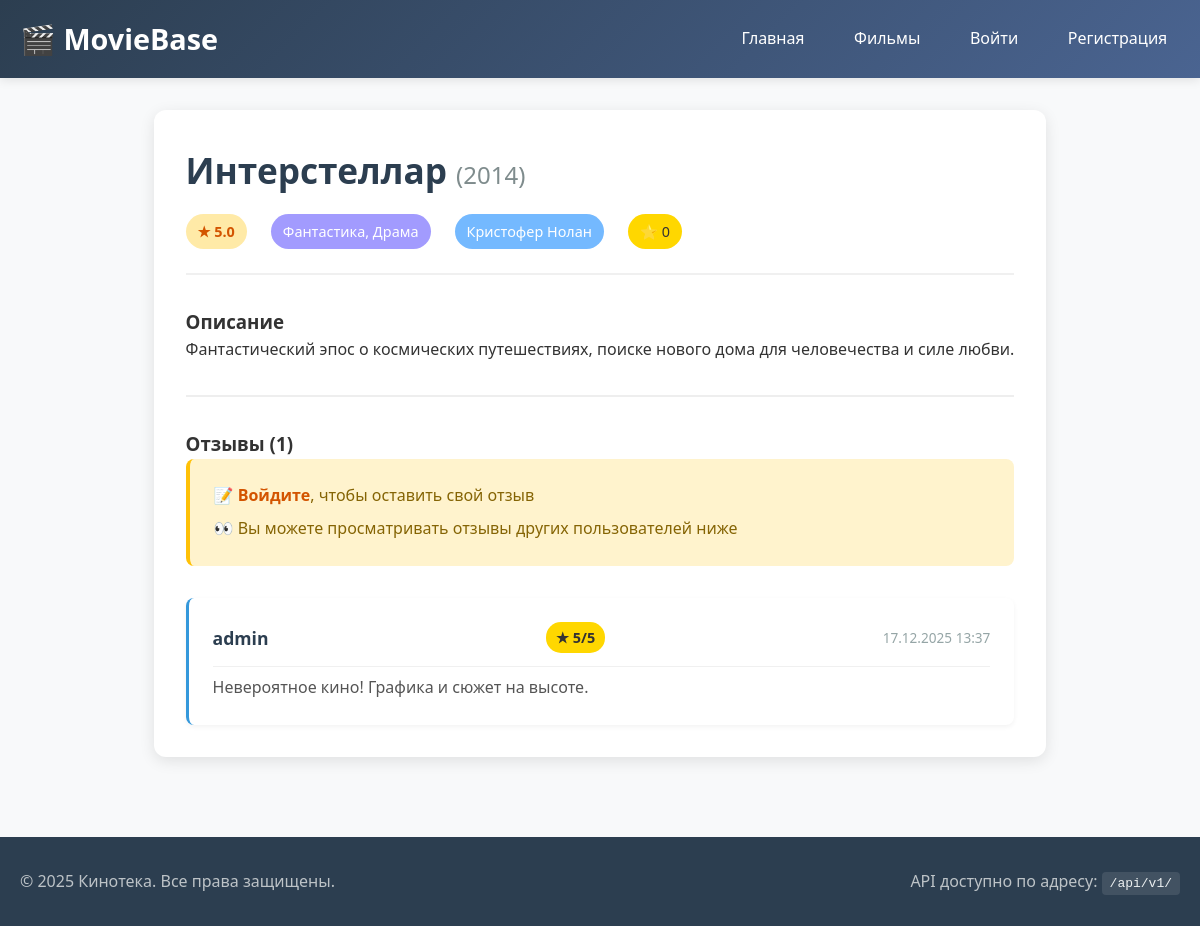
/movie/1, run on an earlier commit of the app's database.
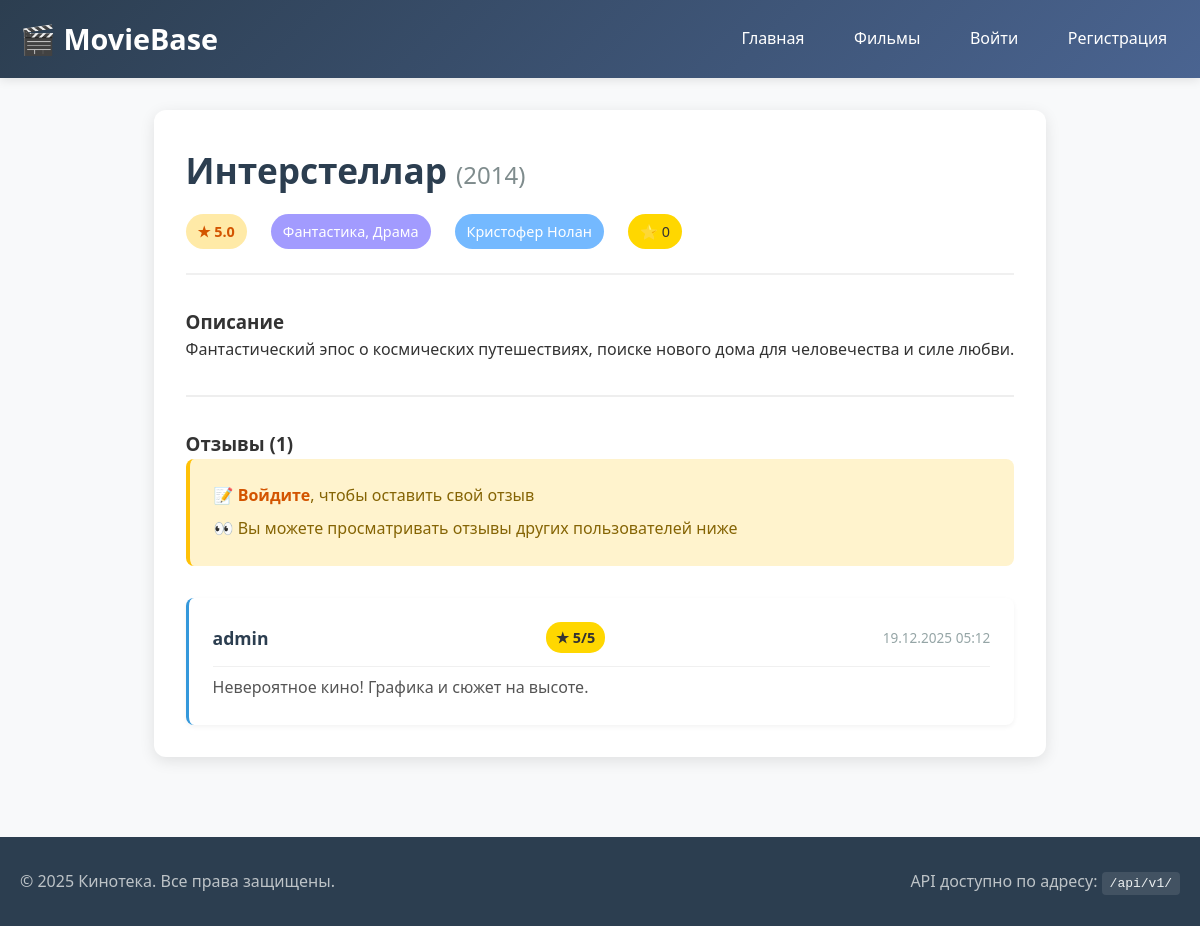
And on a later commit of the database.
### models.py (models this page shows, shortened)
class Review(db.Model):
    __tablename__ = 'review'
    id = db.Column(db.Integer, primary_key=True)
    content = db.Column(db.Text, nullable=False)
    rating = db.Column(db.Integer, nullable=False)  # 1-5
    user_id = db.Column(db.Integer, db.ForeignKey('user.id'), nullable=False)
    movie_id = db.Column(db.Integer, db.ForeignKey('movie.id'), nullable=False)
    created_at = db.Column(db.DateTime, default=datetime.utcnow)
    __table_args__ = (
        db.UniqueConstraint('user_id', 'movie_id', name='unique_user_movie_review'),
        db.CheckConstraint('rating >= 1 AND rating <= 5', name='rating_range_check'),
    )

class User(UserMixin, db.Model):
    __tablename__ = 'user'
    id = db.Column(db.Integer, primary_key=True)
    username = db.Column(db.String(80), unique=True, nullable=False)
    email = db.Column(db.String(120), nullable=True)
    password_hash = db.Column(db.String(200))
    is_admin = db.Column(db.Boolean, default=False)
    created_at = db.Column(db.DateTime, default=datetime.utcnow)
    favorite_movies = db.relationship('Movie',
                                      secondary=user_favorites,
                                      backref=db.backref('favorited_by', lazy='dynamic'),
                                      lazy='dynamic')
    reviews = db.relationship('Review', backref='user', lazy='dynamic', cascade='all, delete-orphan')
    reviews = db.relationship('Review', backref='user', lazy='dynamic', cascade='all, delete-orphan')
    favorite_movies = db.relationship('Movie',
                                      secondary=user_favorites,
                                      backref=db.backref('favorited_by', lazy='dynamic'),
                                      lazy='dynamic')

### app.py (the view, shortened to what this page needs)
@app.route('/movie/<int:movie_id>', methods=['GET', 'POST'])
def movie_detail(movie_id):
    movie = Movie.query.get_or_404(movie_id)
    reviews = Review.query.filter_by(movie_id=movie_id).order_by(Review.created_at.desc()).all()
    form = ReviewForm()
    is_favorite = False
    if current_user.is_authenticated:
        if hasattr(current_user, 'is_favorite'):
            try:
                is_favorite = current_user.is_favorite(movie)
            except:
                is_favorite = False
    return render_template('movie_detail.html',
                           movie=movie,
                           reviews=reviews,
                           form=form,
                           is_favorite=is_favorite)

### templates/movie_detail.html (shortened to what this page needs)
{% extends "base.html" %}
{% block content %}
<div class="movie-detail">
    <div class="movie-header">
        <div class="movie-title-section">
            <h1>{{ movie.title }} <span class="year">({{ movie.year }})</span></h1>
            <div class="movie-meta">
                <span class="rating">★ {{ "%.1f"|format(movie.rating) }}</span>
                <span class="genre">{{ movie.genre or 'Жанр не указан' }}</span>
                <span class="director">{{ movie.director or 'Режиссер не указан' }}</span>
                <span class="favorite-count">⭐ {{ movie.favorited_by.count() }}</span>
            </div>
        </div>
        <div class="movie-actions">
            {% if current_user.is_authenticated %}
            <form action="{{ url_for('toggle_favorite', movie_id=movie.id) }}" method="POST" class="favorite-form">
                <button type="submit" class="favorite-btn">
                    ☆ Добавить в избранное
                </button>
            </form>
            {% else %}
            <a href="{{ url_for('login') }}" class="btn">🔒 Войдите, чтобы добавить в избранное</a>
            {% endif %}
        </div>
    </div>
    <div class="movie-content">
        <div class="movie-description">
            <h3>Описание</h3>
            <p>{{ movie.description or 'Описание отсутствует' }}</p>
        </div>
        <div class="reviews-section">
            <h3>Отзывы ({{ reviews|length }})</h3>
            {% if current_user.is_authenticated %}
            <div class="add-review">
                <h4>Добавить отзыв</h4>
                <form method="POST">
                    {{ form.hidden_tag() }}
                    <div class="form-group">
                        {{ form.rating.label }}
                        {{ form.rating(class="form-control") }}
                        {% if form.rating.errors %}
                        <div class="errors">
                            {% for error in form.rating.errors %}
                            <span class="error">{{ error }}</span>
                            {% endfor %}
                        </div>
                        {% endif %}
                    </div>
                    <div class="form-group">
                        {{ form.content.label }}
                        {{ form.content(class="form-control", rows=4, placeholder="Напишите ваш отзыв здесь...") }}
                        {% if form.content.errors %}
                        <div class="errors">
                            {% for error in form.content.errors %}
                            <span class="error">{{ error }}</span>
                            {% endfor %}
                        </div>
                        {% endif %}
                    </div>
                    {{ form.submit(class="btn btn-primary") }}
                </form>
            </div>
            {% else %}
            <div class="login-prompt">
                <p>📝 <a href="{{ url_for('login') }}">Войдите</a>, чтобы оставить свой отзыв</p>
                <p>👀 Вы можете просматривать отзывы других пользователей ниже</p>
            </div>
            {% endif %}
            <div class="reviews-list">
                {% if reviews %}
                {% for review in reviews %}
                <div class="review-card">
                    <div class="review-header">
                        <strong>{{ review.user.username }}</strong>
                        <span class="review-rating">★ {{ review.rating }}/5</span>
                        <span class="review-date">{{ review.created_at.strftime('%d.%m.%Y %H:%M') }}</span>
                    </div>
                    <p class="review-content">{{ review.content }}</p>
                </div>
                {% endfor %}
                {% endif %}
            </div>
        </div>
    </div>
</div>
{% endblock %}

What changed in the data, as far as the page shows it:
changed Review "Невероятное кино! Графика и сюжет на высоте.": created_at "17.12.2025 13:37" → "19.12.2025 05:12"
